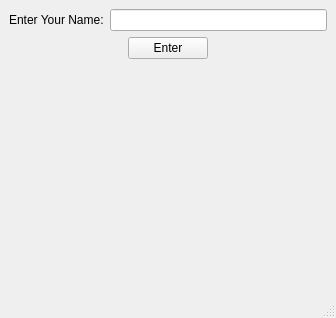
<?xml version="1.0" encoding="UTF-8"?>
<ui version="4.0">
 <class>MainWindow</class>
 <widget class="QMainWindow" name="MainWindow">
  <property name="geometry">
   <rect>
    <x>0</x>
    <y>0</y>
    <width>336</width>
    <height>318</height>
   </rect>
  </property>
  <property name="windowTitle">
   <string>MainWindow</string>
  </property>
  <widget class="QWidget" name="centralwidget">
   <layout class="QHBoxLayout" name="horizontalLayout">
    <item>
     <layout class="QVBoxLayout" name="verticalLayout">
      <item>
       <layout class="QHBoxLayout" name="horizontalLayout1">
        <item>
         <widget class="QLabel" name="name_label">
          <property name="text">
           <string>Enter Your Name:</string>
          </property>
         </widget>
        </item>
        <item>
         <widget class="QLineEdit" name="blank_name"/>
        </item>
       </layout>
      </item>
      <item>
       <layout class="QHBoxLayout" name="horizontalLayout_2">
        <item>
         <spacer name="horizontalSpacer">
          <property name="orientation">
           <enum>Qt::Orientation::Horizontal</enum>
          </property>
          <property name="sizeHint" stdset="0">
           <size>
            <width>40</width>
            <height>20</height>
           </size>
          </property>
         </spacer>
        </item>
        <item>
         <widget class="QPushButton" name="enter_button">
          <property name="text">
           <string>Enter</string>
          </property>
         </widget>
        </item>
        <item>
         <spacer name="horizontalSpacer_2">
          <property name="orientation">
           <enum>Qt::Orientation::Horizontal</enum>
          </property>
          <property name="sizeHint" stdset="0">
           <size>
            <width>40</width>
            <height>20</height>
           </size>
          </property>
         </spacer>
        </item>
       </layout>
      </item>
      <item>
       <widget class="QLabel" name="output">
        <property name="text">
         <string/>
        </property>
       </widget>
      </item>
     </layout>
    </item>
   </layout>
  </widget>
  <widget class="QMenuBar" name="menubar">
   <property name="geometry">
    <rect>
     <x>0</x>
     <y>0</y>
     <width>336</width>
     <height>24</height>
    </rect>
   </property>
  </widget>
  <widget class="QStatusBar" name="statusbar"/>
 </widget>
 <resources/>
 <connections>
  <connection>
   <sender>enter_button</sender>
   <signal>clicked()</signal>
   <receiver>output</receiver>
   <slot>clear()</slot>
   <hints>
    <hint type="sourcelabel">
     <x>161</x>
     <y>154</y>
    </hint>
    <hint type="destinationlabel">
     <x>156</x>
     <y>208</y>
    </hint>
   </hints>
  </connection>
 </connections>
</ui>
